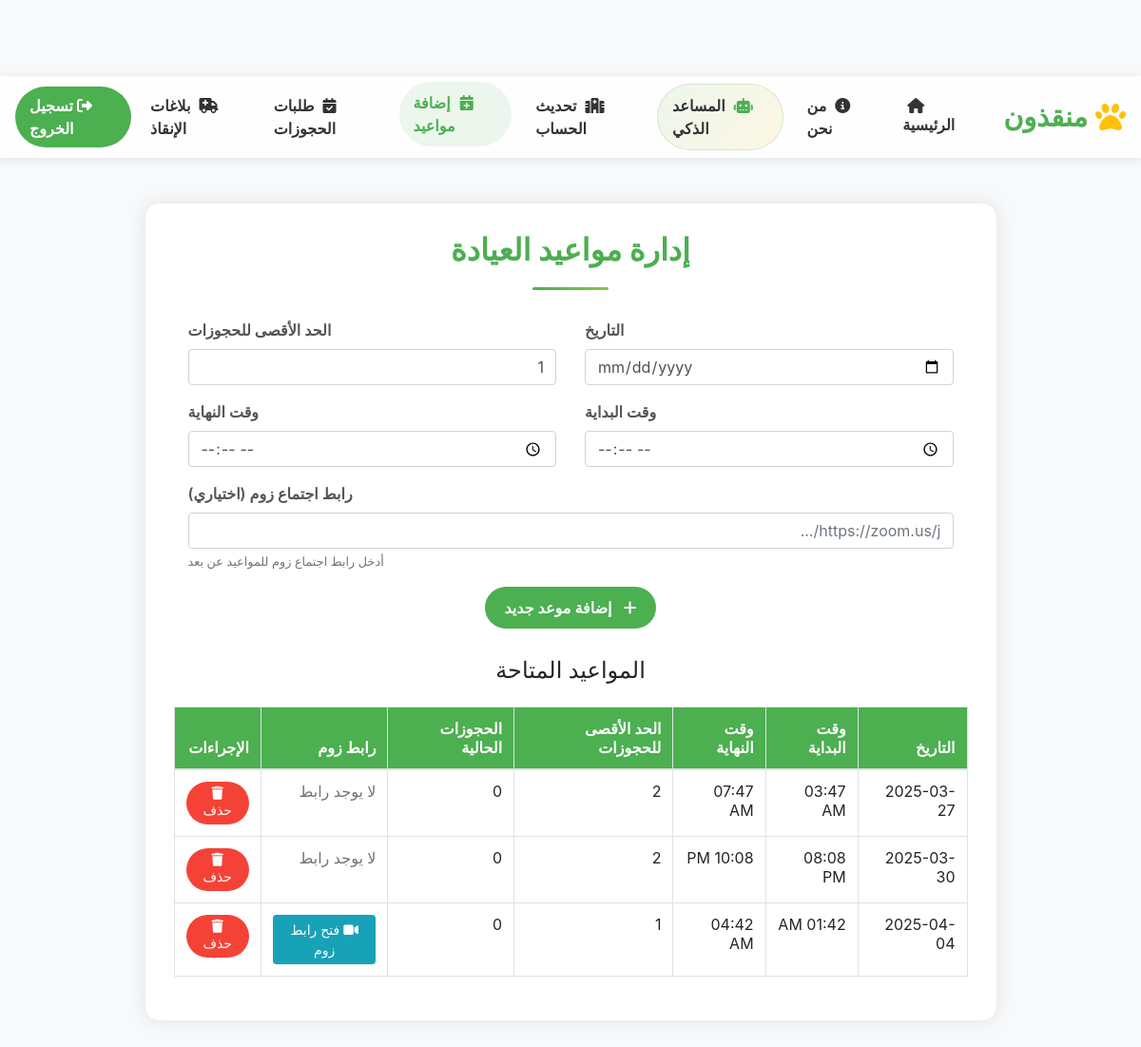
/clinic_schedule.php (signed in), run on the app's committed database.
### tables this page shows
CREATE TABLE `clinic_schedules` (
  `id` int(11) NOT NULL,
  `clinic_id` int(11) NOT NULL,
  `date` date NOT NULL,
  `start_time` time NOT NULL,
  `end_time` time NOT NULL,
  `max_bookings` int(11) NOT NULL DEFAULT 1,
  `zoom_link` varchar(255) DEFAULT NULL,
  `created_at` timestamp NOT NULL DEFAULT current_timestamp()
);

### clinic_schedule.php (the view, shortened to what this page needs)
<?php
include("conn.php");
include("header.php");
$clinic_id = $_SESSION['id'];
$schedules_query = "SELECT * FROM clinic_schedules WHERE clinic_id = ? ORDER BY date ASC, start_time ASC";
$stmt = mysqli_prepare($db, $schedules_query);
mysqli_stmt_bind_param($stmt, "i", $clinic_id);
mysqli_stmt_execute($stmt);
$schedules_result = mysqli_stmt_get_result($stmt);
?>
<!DOCTYPE html>
<html lang="ar" dir="rtl">
<head>
    <link rel="stylesheet" href="https://stackpath.bootstrapcdn.com/bootstrap/4.5.2/css/bootstrap.min.css">
</head>
<body>
    <div class="container mt-5">
        <div class="row">
            <div class="col-md-10 mx-auto">
                <div class="schedule-container">
                    <div class="schedule-header">
                        <h2>إدارة مواعيد العيادة</h2>
                    </div>
                    <form method="post">
                        <div class="row">
                            <div class="col-md-6">
                                <div class="form-group">
                                    <label for="date">التاريخ</label>
                                    <input type="date" class="form-control" id="date" name="date" min="<?= date('Y-m-d') ?>" required>
                                </div>
                            </div>
                            <div class="col-md-6">
                                <div class="form-group">
                                    <label for="max_bookings">الحد الأقصى للحجوزات</label>
                                    <input type="number" class="form-control" id="max_bookings" name="max_bookings" min="1" value="1" required>
                                </div>
                            </div>
                        </div>
                        <div class="row">
                            <div class="col-md-6">
                                <div class="form-group">
                                    <label for="start_time">وقت البداية</label>
                                    <input type="time" class="form-control" id="start_time" name="start_time" required>
                                </div>
                            </div>
                            <div class="col-md-6">
                                <div class="form-group">
                                    <label for="end_time">وقت النهاية</label>
                                    <input type="time" class="form-control" id="end_time" name="end_time" required>
                                </div>
                            </div>
                        </div>
                        <div class="row">
                            <div class="col-md-12">
                                <div class="form-group">
                                    <label for="zoom_link">رابط اجتماع زوم (اختياري)</label>
                                    <input type="url" class="form-control" id="zoom_link" name="zoom_link" placeholder="https://zoom.us/j/...">
                                    <small class="form-text text-muted">أدخل رابط اجتماع زوم للمواعيد عن بعد</small>
                                </div>
                            </div>
                        </div>
                        <div class="text-center">
                            <button type="submit" name="add_schedule" class="btn btn-add">
                                <i class="fas fa-plus ml-2"></i> إضافة موعد جديد
                            </button>
                        </div>
                    </form>
                    <div class="schedule-table">
                        <h4 class="mb-4 text-center">المواعيد المتاحة</h4>
                        <?php if (mysqli_num_rows($schedules_result) > 0): ?>
                            <div class="table-responsive">
                                <table class="table table-bordered table-hover">
                                    <thead>
                                        <tr>
                                            <th>التاريخ</th>
                                            <th>وقت البداية</th>
                                            <th>وقت النهاية</th>
                                            <th>الحد الأقصى للحجوزات</th>
                                            <th>الحجوزات الحالية</th>
                                            <th>رابط زوم</th>
                                            <th>الإجراءات</th>
                                        </tr>
                                    </thead>
                                    <tbody>
                                        <?php while ($schedule = mysqli_fetch_assoc($schedules_result)):
                                            $booking_query = "SELECT COUNT(*) as booking_count FROM bookings WHERE schedule_id = ?";
                                            $stmt = mysqli_prepare($db, $booking_query);
                                            mysqli_stmt_bind_param($stmt, "i", $schedule['id']);
                                            mysqli_stmt_execute($stmt);
                                            $booking_result = mysqli_stmt_get_result($stmt);
                                            $booking_data = mysqli_fetch_assoc($booking_result);
                                            $current_bookings = $booking_data['booking_count'];
                                        ?>
                                            <tr>
                                                <td><?= date('Y-m-d', strtotime($schedule['date'])) ?></td>
                                                <td><?= date('h:i A', strtotime($schedule['start_time'])) ?></td>
                                                <td><?= date('h:i A', strtotime($schedule['end_time'])) ?></td>
                                                <td><?= $schedule['max_bookings'] ?></td>
                                                <td><?= $current_bookings ?></td>
                                                <td>
                                                    <?php if (!empty($schedule['zoom_link'])): ?>
                                                        <a href="<?= $schedule['zoom_link'] ?>" target="_blank" class="btn btn-sm btn-info">
                                                            <i class="fas fa-video"></i> فتح رابط زوم                                                        </a>
                                                    <?php else: ?>
                                                        <span class="text-muted">لا يوجد رابط</span>
                                                    <?php endif; ?>
                                                </td>
                                                <td>
                                                    <?php if ($current_bookings == 0): ?>
                                                        <a href="clinic_schedule.php?delete_id=<?= $schedule['id'] ?>" class="btn btn-delete btn-sm" onclick="return confirm('هل أنت متأكد من حذف هذا الموعد؟')">
                                                            <i class="fas fa-trash"></i> حذف
                                                        </a>
                                                    <?php else: ?>
                                                        <button class="btn btn-secondary btn-sm" disabled>
                                                            <i class="fas fa-lock"></i> لا يمكن الحذف
                                                        </button>
                                                    <?php endif; ?>
                                                </td>
                                            </tr>
                                        <?php endwhile; ?>
                                    </tbody>
                                </table>
                            </div>
                        <?php else: ?>
                            <div class="no-schedules">
                                <p class="text-muted">لا توجد مواعيد متاحة حالياً</p>
                            </div>
                        <?php endif; ?>
                    </div>
                </div>
            </div>
        </div>
    </div>
</body>
</html>

### header.php (style rules this page uses)
.row { margin-left: 0px !important; margin-right: 0px !important; }

### clinic_schedule.php (style rules this page uses)
body { background-color: #f8f9fa; padding-top: 80px; }
.schedule-container { background-color: #fff; border-radius: 15px; box-shadow: 0 0 20px rgba(0, 0, 0, 0.1); padding: 30px; margin-bottom: 30px; }
.schedule-header { text-align: center; margin-bottom: 30px; position: relative; }
.schedule-header h2 { color: #4CAF50; font-weight: 700; margin-bottom: 20px; }
.schedule-header::after { content: ''; display: block; width: 80px; height: 3px; background: linear-gradient(90deg, #4CAF50, #8BC34A); margin: 15px auto 0; border-radius: 3px; }
.form-group label { font-weight: 600; color: #555; }
.btn-add { background: #4CAF50; color: white; border: none; padding: 10px 20px; border-radius: 50px; font-weight: 600; transition: all 0.3s ease; }
.btn-delete { background: #f44336; color: white; border: none; padding: 5px 10px; border-radius: 50px; transition: all 0.3s ease; }
.schedule-table { margin-top: 30px; }
.schedule-table th { background-color: #4CAF50; color: white; font-weight: 600; }

### data on the page
clinic_schedules: date "2025-03-27", start_time "03:47 AM", end_time "07:47 AM", max_bookings "2", current_bookings "0", shows "لا يوجد رابط"
clinic_schedules: date "2025-03-30", start_time "08:08 PM", end_time "10:08 PM", max_bookings "2", current_bookings "0", shows "لا يوجد رابط"
clinic_schedules: date "2025-04-04", start_time "01:42 AM", end_time "04:42 AM", max_bookings "1", current_bookings "0"
